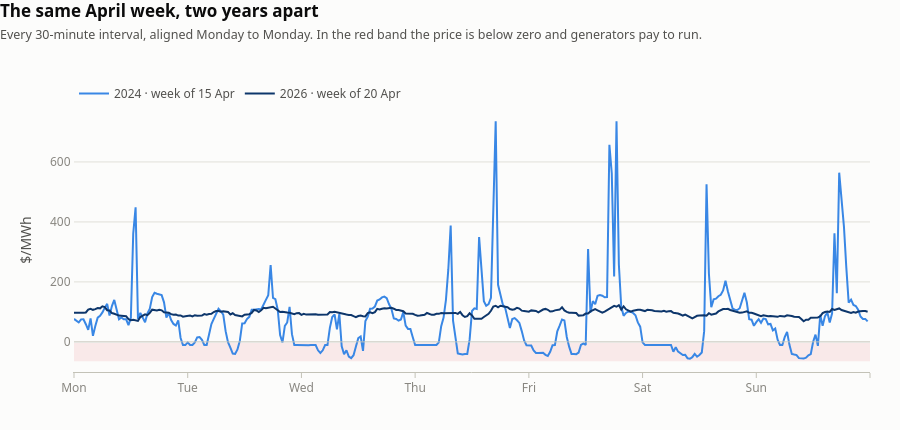

The notebook cell this image was saved under:
### Markdown cell above
### 4. One week, 2024 against 2026

The seasonal means above are smooth by construction, and smoothness is exactly what a trader does not
experience. This keeps every 30-minute interval and narrows the window to a single week, drawn twice:
the mid-April week of 2024 and of 2026, each starting on the first Monday on or after 15 April so
that weekday effects line up.

Mid-April is chosen because it is deep enough into autumn to be free of summer peaks while still
carrying strong midday solar — the conditions that produced negative prices in 2024. The red band is
the region below zero, where a generator pays to run.

### Code cell
# ── Chart 4: one week, two years, same calendar week ─────────────────────────
def monday_after(year, month=4, day=15):
    """First Monday on or after `day` — keeps weekday alignment across years."""
    t = pd.Timestamp(year=year, month=month, day=day)
    return t + pd.Timedelta(days=(7 - t.dayofweek) % 7)

fig = go.Figure()
lows = []
for y in (2024, 2026):
    start = monday_after(y)
    wk = d[(d.ts >= start) & (d.ts < start + pd.Timedelta(days=7))]
    lows.append(wk.price.min())
    fig.add_trace(go.Scatter(
        x=(wk.ts - start) / pd.Timedelta(hours=1), y=wk.price,
        name=f"{y} · week of {start.strftime('%d %b')}",
        line=dict(color=YEAR_COLOR[y], width=2),
        hovertemplate="$%{y:,.0f}/MWh" f"<extra>{y}</extra>"))

ymin = min(lows) * 1.15
fig.add_hrect(y0=ymin, y1=0, fillcolor="rgba(227,73,72,0.10)", line_width=0, layer="below")
fig.add_hline(y=0, line=dict(color=AXIS, width=1))

# The "below zero" note lives in the subtitle rather than as an in-plot
# annotation: anywhere inside the red band it would sit on top of the 2024 line,
# which spends much of the week there — which is the very point of the chart.
style(fig, "The same April week, two years apart",
      "Every 30-minute interval, aligned Monday to Monday. In the red band the "
      "price is below zero and generators pay to run.", height=430)
fig.update_xaxes(title_text=None, tickvals=list(range(0, 169, 24)),
                 ticktext=["Mon", "Tue", "Wed", "Thu", "Fri", "Sat", "Sun", ""],
                 range=[0, 168])
fig.update_yaxes(title_text="$/MWh")
fig.show()

### Figure 1 — Plotly figure (JSON) as saved in the notebook; plotly's stock layout.template omitted (floating-point values rounded to 4 significant figures; data arrays with more than 128 entries replaced by an {"elided": "..."} marker saying what was removed)
{"data": [{"hovertemplate": "$%{y:,.0f}/MWh<extra>2024</extra>", "line": {"color": "#3987e5", "width": 2}, "name": "2024 · week of 15 Apr", "type": "scatter", "x": {"elided": "336 float values"}, "y": {"elided": "336 float values"}}, {"hovertemplate": "$%{y:,.0f}/MWh<extra>2026</extra>", "line": {"color": "#0d366b", "width": 2}, "name": "2026 · week of 20 Apr", "type": "scatter", "x": {"elided": "336 float values"}, "y": {"elided": "336 float values"}}], "layout": {"font": {"color": "#52514e", "family": "system-ui, -apple-system, Segoe UI, sans-serif", "size": 12}, "height": 430, "hovermode": "x unified", "legend": {"bgcolor": "rgba(0,0,0,0)", "font": {"color": "#52514e"}, "orientation": "h", "x": 0, "y": 1, "yanchor": "bottom"}, "margin": {"b": 58, "l": 74, "r": 30, "t": 108}, "paper_bgcolor": "#fcfcfb", "plot_bgcolor": "#fcfcfb", "shapes": [{"fillcolor": "rgba(227,73,72,0.10)", "layer": "below", "line": {"width": 0}, "type": "rect", "x0": 0, "x1": 1, "xref": "x domain", "y0": -64.79, "y1": 0, "yref": "y"}, {"line": {"color": "#c3c2b7", "width": 1}, "type": "line", "x0": 0, "x1": 1, "xref": "x domain", "y0": 0, "y1": 0, "yref": "y"}], "title": {"font": {"color": "#0b0b0b", "size": 17}, "text": "<b>The same April week, two years apart</b><br><span style='font-size:12.5px;color:#52514e'>Every 30-minute interval, aligned Monday to Monday. In the red band the price is below zero and generators pay to run.</span>", "x": 0, "xanchor": "left", "y": 0.96}, "xaxis": {"linecolor": "#c3c2b7", "range": [0, 168], "showgrid": false, "tickcolor": "#c3c2b7", "tickfont": {"color": "#898781"}, "ticks": "outside", "ticktext": ["Mon", "Tue", "Wed", "Thu", "Fri", "Sat", "Sun", ""], "tickvals": [0, 24, 48, 72, 96, 120, 144, 168]}, "yaxis": {"gridcolor": "#e1e0d9", "linecolor": "rgba(0,0,0,0)", "tickfont": {"color": "#898781"}, "title": {"text": "$/MWh"}}}}
